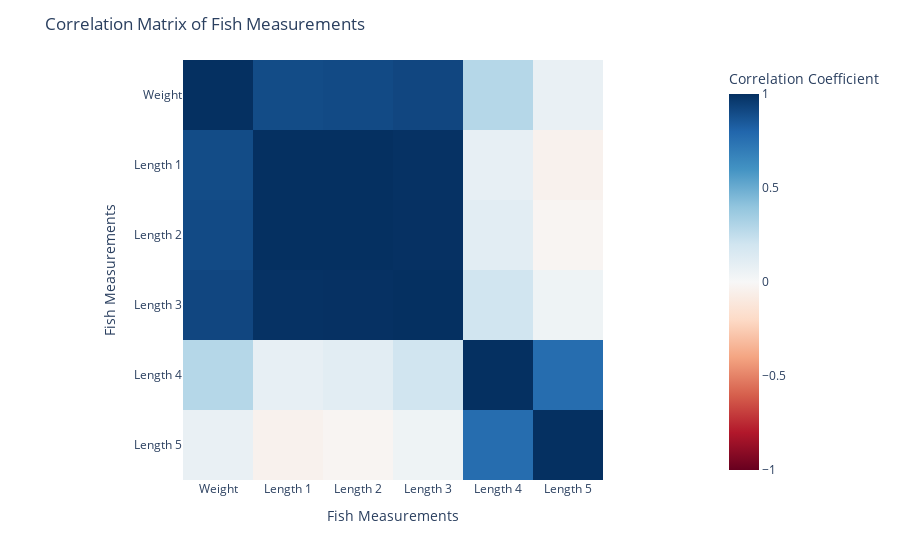

Here is the notebook cell this chart was saved with:
### Code cell
import plotly.express as px

# Select weight and length columns
df_corr = df.iloc[:, [1,2,3,4,5,6]]

# Calculate correlation matrix
corr_matrix = df_corr.corr()

# Create heatmap chart
fig = px.imshow(corr_matrix,
                labels=dict(x="Fish Measurements", y="Fish Measurements", color="Correlation Coefficient"),
                x=['Weight', 'Length 1', 'Length 2', 'Length 3', 'Length 4', 'Length 5'],
                y=['Weight', 'Length 1', 'Length 2', 'Length 3', 'Length 4', 'Length 5'],
                color_continuous_scale='RdBu',
                zmin=-1, zmax=1)

fig.update_layout(title='Correlation Matrix of Fish Measurements')
fig.show()

### Figure 1 — Plotly figure (JSON) as saved in the notebook; plotly's stock layout.template omitted (floating-point values rounded to 4 significant figures)
{"data": [{"coloraxis": "coloraxis", "hovertemplate": "Fish Measurements: %{x}<br>Fish Measurements: %{y}<br>Correlation Coefficient: %{z}<extra></extra>", "name": "0", "type": "heatmap", "x": ["Weight", "Length 1", "Length 2", "Length 3", "Length 4", "Length 5"], "xaxis": "x", "y": ["Weight", "Length 1", "Length 2", "Length 3", "Length 4", "Length 5"], "yaxis": "y", "z": [[1, 0.8975, 0.904, 0.9175, 0.2896, 0.07613], [0.8975, 1, 0.9995, 0.9925, 0.08356, -0.04253], [0.904, 0.9995, 1, 0.9953, 0.1099, -0.02075], [0.9175, 0.9925, 0.9953, 1, 0.2009, 0.04602], [0.2896, 0.08356, 0.1099, 0.2009, 1, 0.7709], [0.07613, -0.04253, -0.02075, 0.04602, 0.7709, 1]]}], "layout": {"coloraxis": {"cmax": 1, "cmin": -1, "colorbar": {"title": {"text": "Correlation Coefficient"}}, "colorscale": [[0, "rgb(103,0,31)"], [0.1, "rgb(178,24,43)"], [0.2, "rgb(214,96,77)"], [0.3, "rgb(244,165,130)"], [0.4, "rgb(253,219,199)"], [0.5, "rgb(247,247,247)"], [0.6, "rgb(209,229,240)"], [0.7, "rgb(146,197,222)"], [0.8, "rgb(67,147,195)"], [0.9, "rgb(33,102,172)"], [1, "rgb(5,48,97)"]]}, "margin": {"t": 60}, "title": {"text": "Correlation Matrix of Fish Measurements"}, "xaxis": {"anchor": "y", "constrain": "domain", "domain": [0, 1], "scaleanchor": "y", "title": {"text": "Fish Measurements"}}, "yaxis": {"anchor": "x", "autorange": "reversed", "constrain": "domain", "domain": [0, 1], "title": {"text": "Fish Measurements"}}}}
